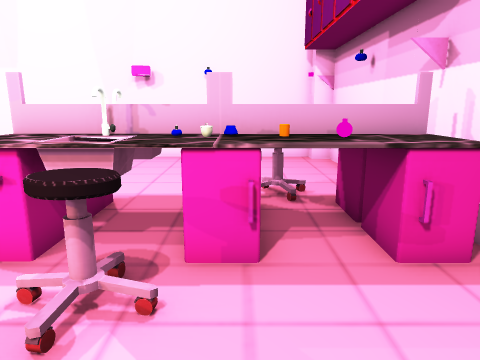
[1] (above)

22 first-person views from a walk through a 3-D level made in the Unity game engine. The camera is 1.2 m above the floor, tilts 12° down and sees 70° across. The floor is counted in squares, 0.5 m on a side. Each view is taken from the middle of a square. On the plan, view 1 faces up. The plan holds only what a view shows up to about 20 squares ahead; the rest is blank. The place goes on beyond the plan. The player is left out. Some animated figures are not drawn. Some surface patterns are stand-ins.

[2]
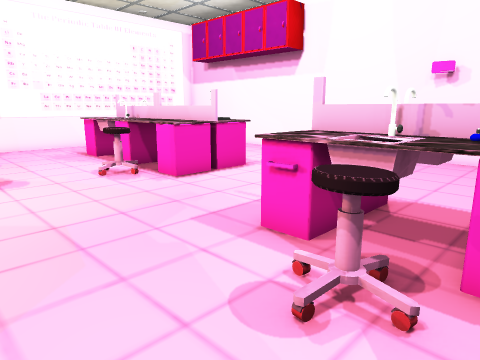

[3]
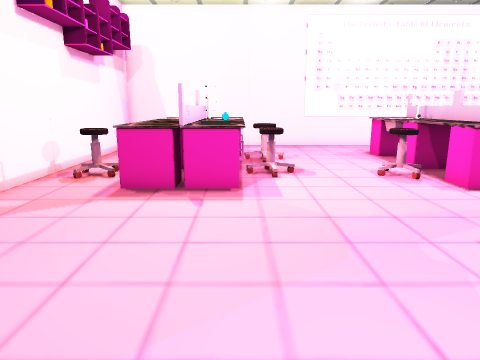

[4]
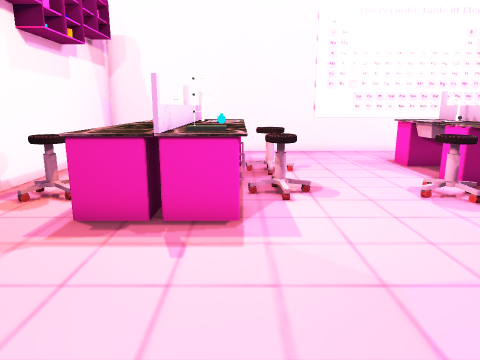

[5]
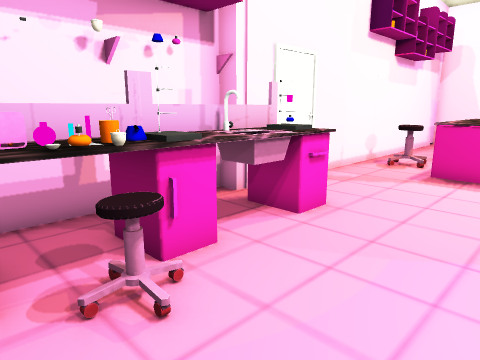

[6]
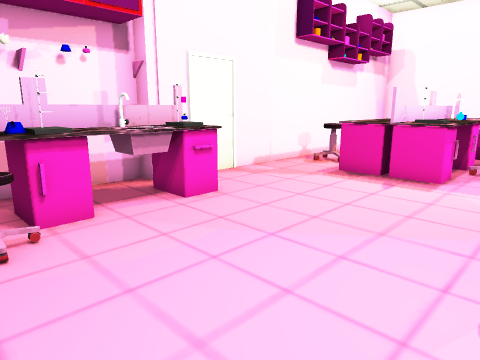

[7]
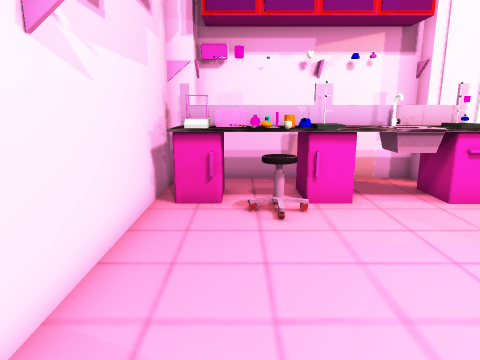

[8]
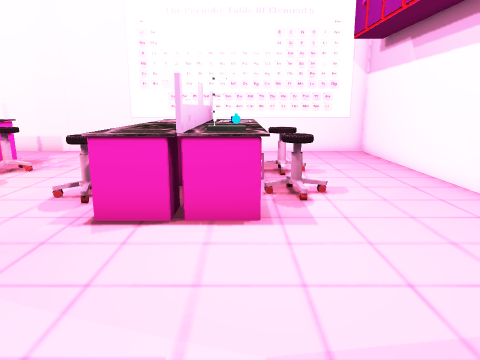

[9]
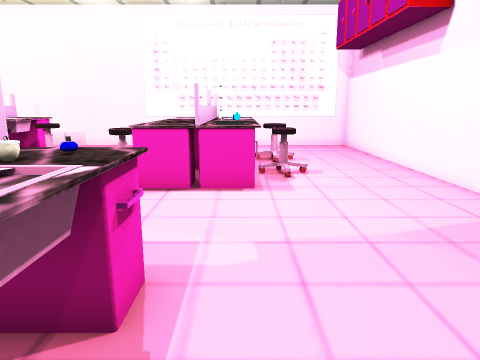

[10]
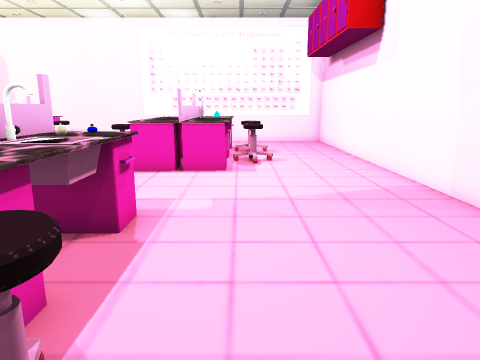

[11]
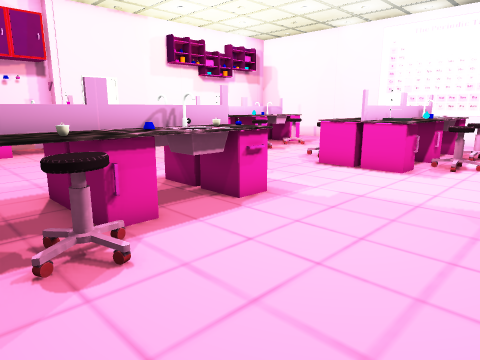

[12]
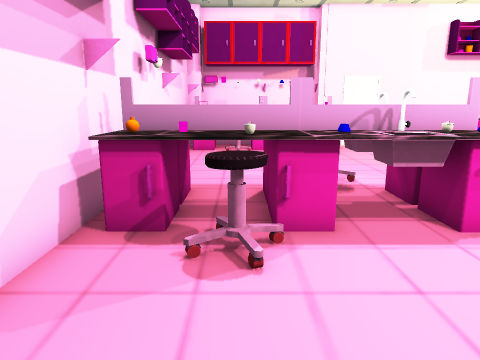

[13]
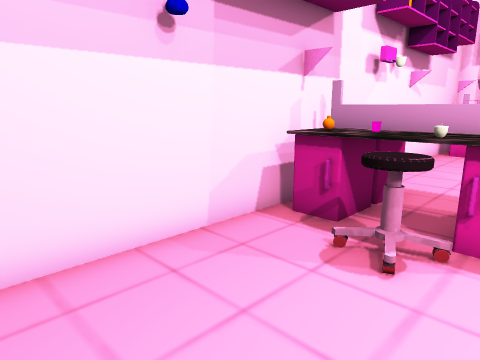

[14]
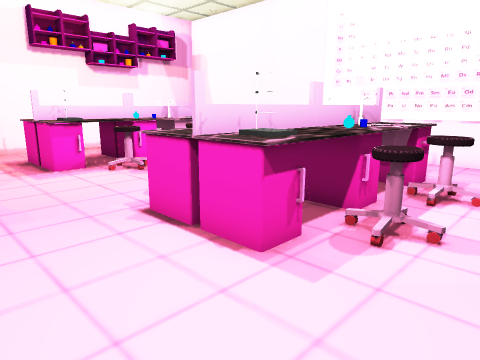

[15]
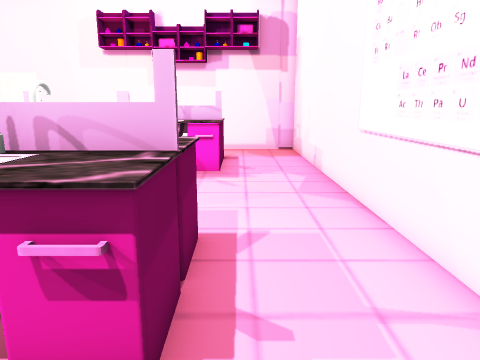

[16]
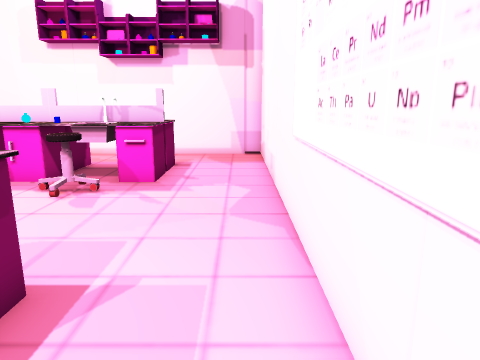

[17]
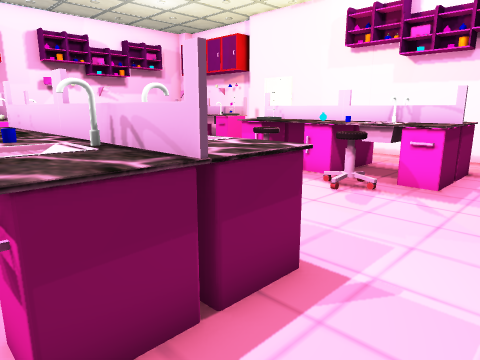

[18]
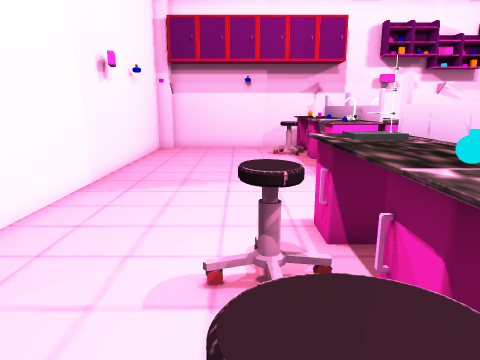

[19]
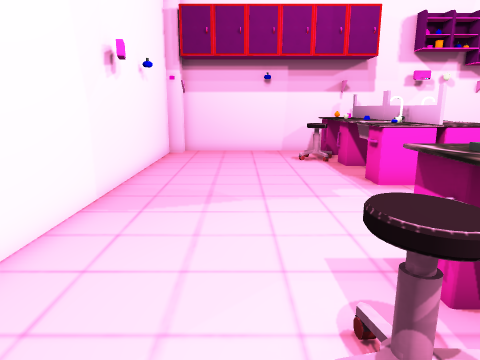

[20]
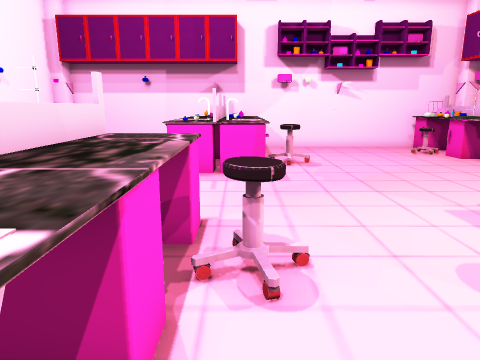

[21]
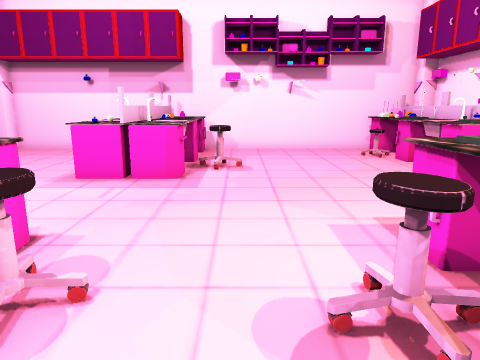

[22]
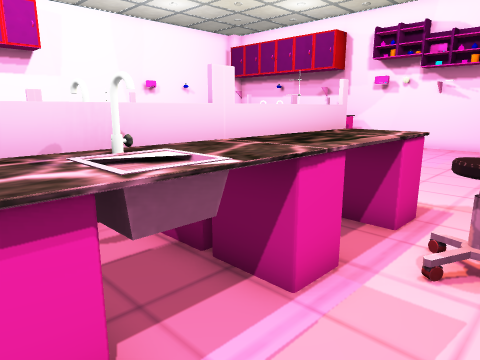

### Floor plan
Points are (right, up) in squares from view 1. A wall is a line through its corners. A room is listed if a view was taken in it or the views show most of it. See-through windows are left out.
Room 1 (views 1, 2, 3, 4, 5, 6, 7, 8, 9, 10, 11, 12, 13, 14, 15, 16, 17, 18, 19, 20, 21, 22)
walls: (-10, 8.7) (-11.6, 8.7); (-11.6, 8.8) (-10, 8.8); (-13.4, 8.7) (-14.5, 8.7); (-14.6, 8.8) (-13.4, 8.8); (-10.6, -1.6) (-10, -1.6); (-10, -1.8) (-10.6, -1.8); (-13.5, -1.8) (-14.6, -1.8); (-0.6, 7) (0.6, 7); (-14.6, -1.6) (-13.4, -1.6); (0.5, 6.9) (-0.6, 6.9); (-4.6, -6.1) (-3.4, -6.1); (-3.5, -7.7) (3.5, -7.7); (-21.4, -6.9) (-4.4, -6.9); (3.5, 16.8) (-22.1, 16.8) (-22.1, -7.1); (4.2, -6.5) (4.2, 15.5)
objects: other object (-18, -4) to (-15, -2); other object (-18, -1) to (-15, 0); other object (-18, 7) to (-15, 8); other object (-18, 9) to (-15, 11); tap (-16, -2) to (-16, -1); other object (-16, 1) to (-16, 2); tap (-16, 8); other object (-16, 11) to (-16, 12); other object (-14, -4) to (-13, -3); other object (-14, -1); other object (-14, -1) to (-10, 0); other object (-14, 7) to (-10, 8); other object (-14, 9) to (-10, 11); flask (-14, 10); other object (-13, -6) to (-12, -5); other object (-13, -4) to (-11, -2); other object (-13, 1) to (-12, 1); other object (-13, 5) to (-12, 6); other object (-13, 11) to (-12, 12); other object (-11, -4) to (-10, -3); other object (-5, -8) to (-4, -7); other object (-5, -6) to (-1, -4); other object (-5, 5) to (-1, 6); other object (-5, 7) to (-1, 9); tap (-3, 6); tap (-3, 7); tap (-2, -6); other object (-2, 3) to (-1, 4); other object (-1, 8); other object (0, -7); other object (0, -6); flask (0, -5); other object (0, -4); other object (0, 5) to (3, 6); other object (0, 6); other object (0, 7) to (3, 9); other object (1, -6) to (3, -6); lamp (1, -5); other object (1, -4); other object (1, 9) to (1, 10); flask (2, -5); other object (2, -4) to (3, -4); flask (2, 6); other object (3, -7) to (4, -7); rack (3, -5); flask (3, 8); other object (3, 16) to (4, 16)

Positions as (right, up) in squares from view 1, and headings:
1: (0, 0), facing up
2: (0, 0), facing up-left
3: (0, 0), facing left
4: (-3, 0), facing left
5: (3, 0), facing down-left
6: (2, 3), facing down-left
7: (2, 4), facing down
8: (-3, 10), facing left
9: (0, 10), facing left
10: (3, 11), facing left
11: (3, 15), facing down-left
12: (1, 15), facing down
13: (-1, 15), facing down-right
14: (-6, 14), facing down-left
15: (-19, 13), facing down
16: (-21, 11), facing down
17: (-21, 11), facing down-right
18: (-17, 12), facing right
19: (-15, 13), facing right
20: (-17, 6), facing right
21: (-16, 3), facing right
22: (-18, -6), facing up-right
